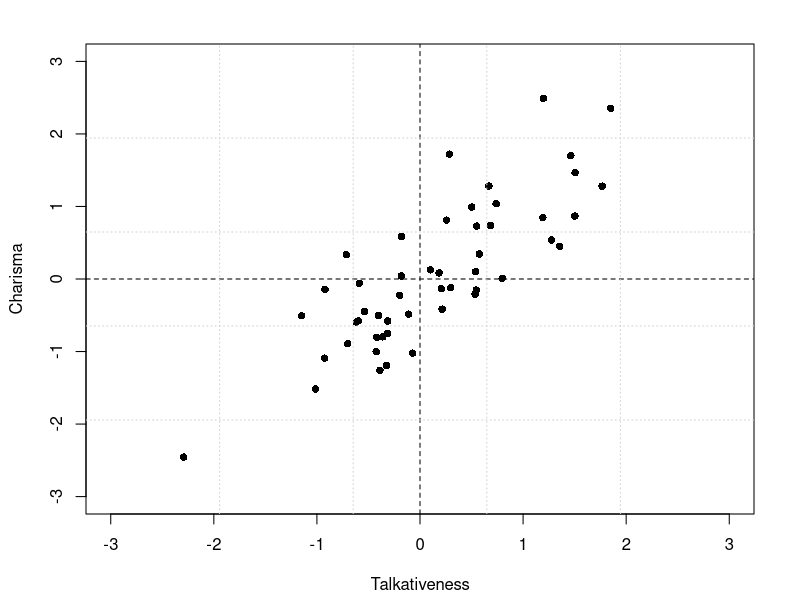
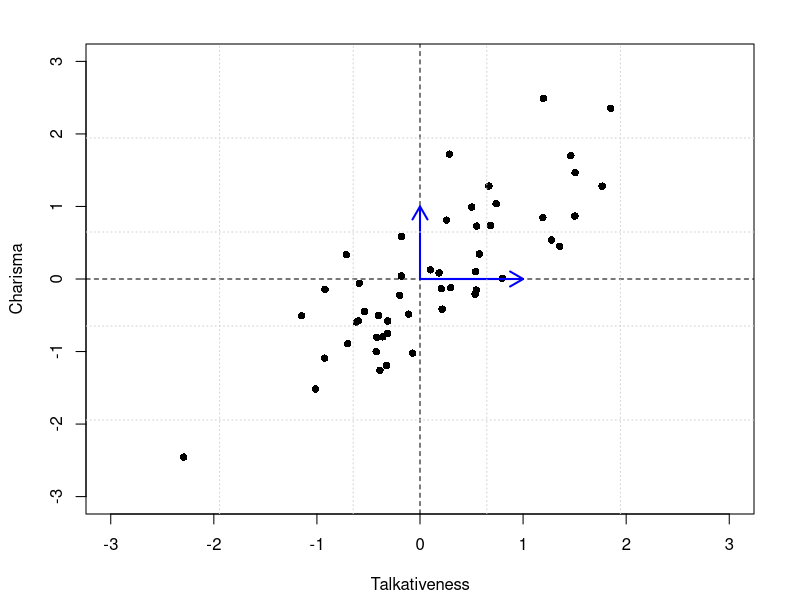
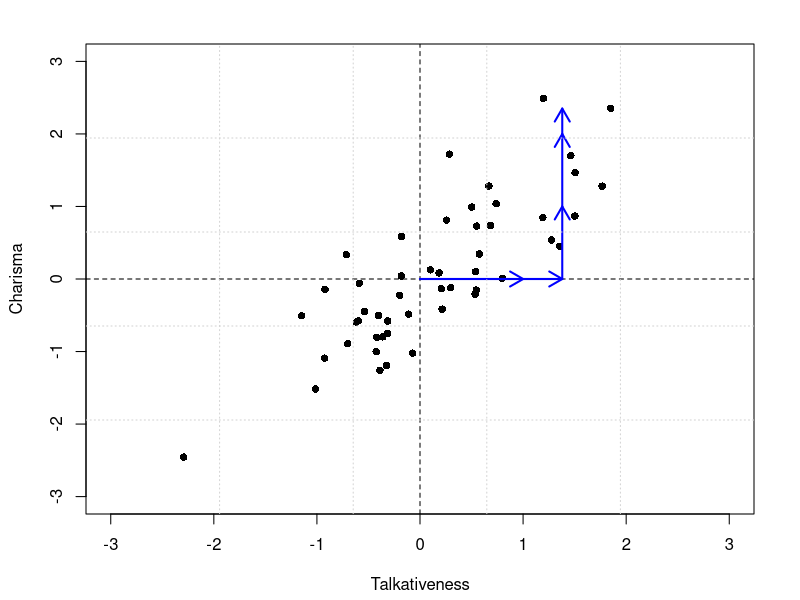
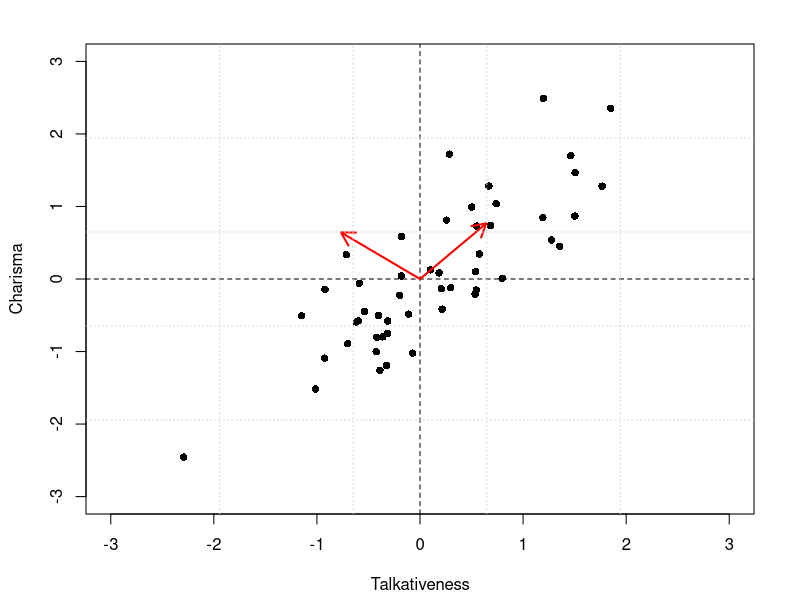
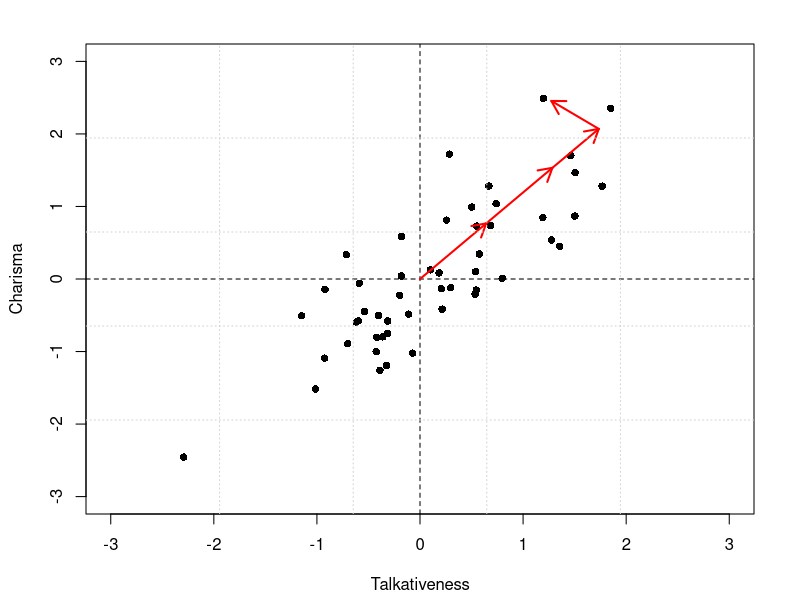
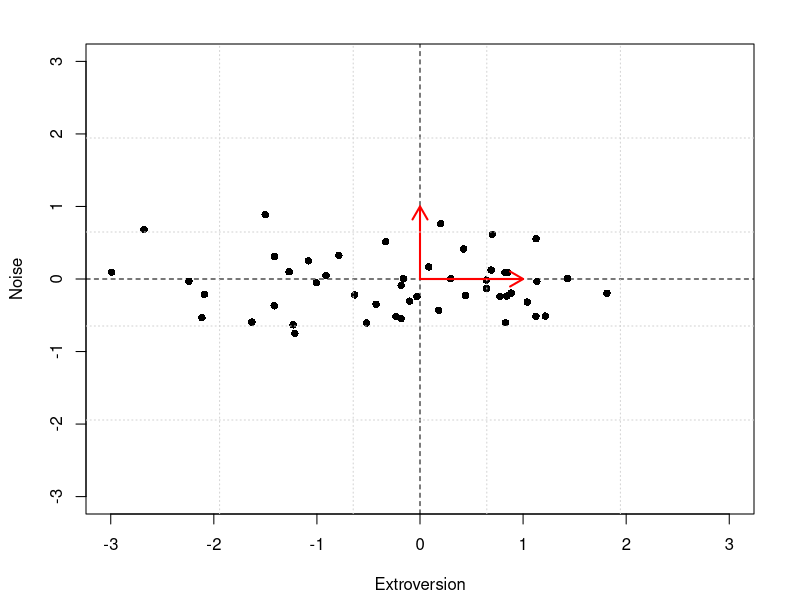

Here is the R script that generated these plots, in order:
setwd('/Users/areshenk/Documents/Teaching-Material/Slides -- Factor Analysis/R code for plots')

# Generate raw data
x = rnorm(50, mean = 0, sd = 1)
y = x + rnorm(50, mean = 0, sd = .5)

# Do PCA
svd.fit = svd(matrix(c(x,y), ncol = 2))

# Plot 1
setEPS()
postscript("../Latex/figures/pca1.eps",
           width = 4, height = 4)
par(mar = c(4, 4, 2, 2) + .1,
    oma = c(.1, .1, 0, .1) + 0.1)
plot(x, y,
     xlab = 'Talkativeness',
     ylab = 'Charisma',
     pch = 16,
     xlim = c(-3,3),
     ylim = c(-3,3))
abline(h = 0, lty = 2)
abline(v = 0, lty = 2)
grid(5,5)
dev.off()


# Plot 2
setEPS()
postscript("../Latex/figures/pca2.eps",
           width = 4, height = 4)
par(mar = c(4, 4, 2, 2) + .1,
    oma = c(.1, .1, 0, .1) + 0.1)
plot(x, y,
     xlab = 'Talkativeness',
     ylab = 'Charisma',
     pch = 16,
     xlim = c(-3,3),
     ylim = c(-3,3))
abline(h = 0, lty = 2)
abline(v = 0, lty = 2)
arrows(x0 = 0, y0 = 0,
       x1 = 1, y1 = 0,
       length = .15, lwd = 2, col = 'blue')
arrows(x0 = 0, y0 = 0,
       x1 = 0, y1 = 1,
       length = .15, lwd = 2, col = 'blue')
grid(5,5)
dev.off()


# Plot 3
setEPS()
postscript("../Latex/figures/pca3.eps",
           width = 4, height = 4)
par(mar = c(4, 4, 2, 2) + .1,
    oma = c(.1, .1, 0, .1) + 0.1)
plot(x, y,
     xlab = 'Talkativeness',
     ylab = 'Charisma',
     pch = 16,
     xlim = c(-3,3),
     ylim = c(-3,3))
abline(h = 0, lty = 2)
abline(v = 0, lty = 2)
arrows(x0 = 0, y0 = 0,
       x1 = 1, y1 = 0,
       length = .15, lwd = 2, col = 'blue')
arrows(x0 = 1, y0 = 0,
       x1 = 1.38, y1 = 0,
       length = .15, lwd = 2, col = 'blue')
arrows(x0 = 1.38, y0 = 0,
       x1 = 1.38, y1 = 1,
       length = .15, lwd = 2, col = 'blue')
arrows(x0 = 1.38, y0 = 1,
       x1 = 1.38, y1 = 2,
       length = .15, lwd = 2, col = 'blue')
arrows(x0 = 1.38, y0 = 2,
       x1 = 1.38, y1 = 2.35,
       length = .15, lwd = 2, col = 'blue')
grid(5,5)
dev.off()


# Plot 4
setEPS()
postscript("../Latex/figures/pca4.eps",
           width = 4, height = 4)
par(mar = c(4, 4, 2, 2) + .1,
    oma = c(.1, .1, 0, .1) + 0.1)
plot(x, y,
     xlab = 'Talkativeness',
     ylab = 'Charisma',
     pch = 16,
     xlim = c(-3,3),
     ylim = c(-3,3))
abline(h = 0, lty = 2)
abline(v = 0, lty = 2)
arrows(x0 = 0, y0 = 0,
       x1 = -svd.fit$v[1,1], y1 = -svd.fit$v[2,1],
       length = .15, lwd = 2, col = 'red')
arrows(x0 = 0, y0 = 0,
       x1 = svd.fit$v[1,2], y1 = svd.fit$v[2,2],
       length = .15, lwd = 2, col = 'red')
grid(5,5)
dev.off()


# Plot 5
setEPS()
postscript("../Latex/figures/pca5.eps",
           width = 4, height = 4)
par(mar = c(4, 4, 2, 2) + .1,
    oma = c(.1, .1, 0, .1) + 0.1)
plot(x, y,
     xlab = 'Talkativeness',
     ylab = 'Charisma',
     pch = 16,
     xlim = c(-3,3),
     ylim = c(-3,3))
abline(h = 0, lty = 2)
abline(v = 0, lty = 2)
arrows(x0 = 0, y0 = 0,
       x1 = -svd.fit$v[1,1], y1 = -svd.fit$v[2,1],
       length = .15, lwd = 2, col = 'red')
arrows(x0 = -svd.fit$v[1,1], y0 = -svd.fit$v[2,1],
       x1 = -2*svd.fit$v[1,1], y1 = -2*svd.fit$v[2,1],
       length = .15, lwd = 2, col = 'red')
arrows(x0 = -2*svd.fit$v[1,1], y0 = -2*svd.fit$v[2,1],
       x1 = -2.7*svd.fit$v[1,1], y1 = -2.7*svd.fit$v[2,1],
       length = .15, lwd = 2, col = 'red')
arrows(x0 = -2.7*svd.fit$v[1,1], y0 = -2.7*svd.fit$v[2,1],
       x1 = -2.7*svd.fit$v[1,1] + .6*svd.fit$v[1,2], 
       y1 = -2.7*svd.fit$v[2,1] + .6*svd.fit$v[2,2],
       length = .15, lwd = 2, col = 'red')
grid(5,5)
dev.off()


# Plot 6
setEPS()
postscript("../Latex/figures/pca6.eps",
           width = 4, height = 4)
par(mar = c(4, 4, 2, 2) + .1,
    oma = c(.1, .1, 0, .1) + 0.1)
plot(svd.fit$u[,1]*svd.fit$d[1], svd.fit$u[,2]*svd.fit$d[2],
     xlab = 'Extroversion',
     ylab = 'Noise',
     pch = 16,
     xlim = c(-3,3),
     ylim = c(-3,3))
abline(h = 0, lty = 2)
abline(v = 0, lty = 2)
arrows(x0 = 0, y0 = 0,
       x1 = 1, y1 = 0,
       length = .15, lwd = 2, col = 'red')
arrows(x0 = 0, y0 = 0,
       x1 = 0, y1 = 1,
       length = .15, lwd = 2, col = 'red')
grid(5,5)
dev.off()

